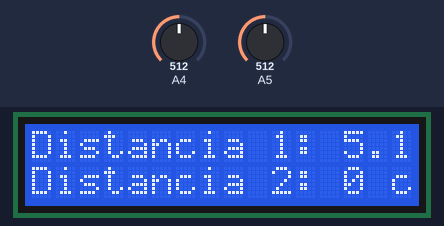
Recording of a sketch running on a simulated Arduino Uno, built with avr-gcc and run on an emulated ATmega328P. Parts: 16×2 character LCD. The test bench sets the inputs (shaded band); at power-on: A5 = 512, A4 = 512. What the sketch prints to the serial monitor is not drawn.

Above: at 1.2 s.
1.3 s: A5 set to 716
At 2.1 s:
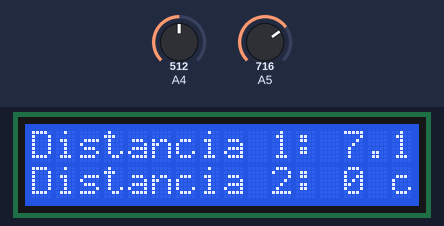
2.8 s: A5 set to 900
At 3.9 s:
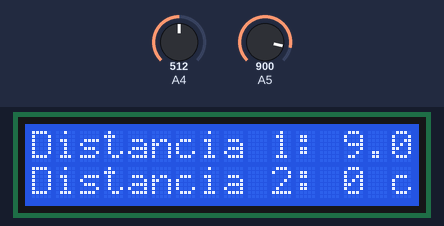
4.3 s: A5 set to 1023
At 5.5 s:
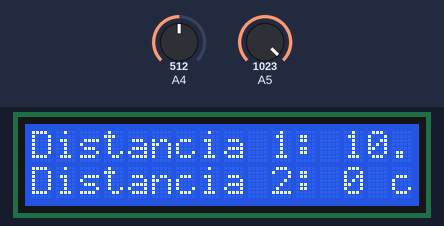
5.8 s: A5 set to 985
At 6.7 s:
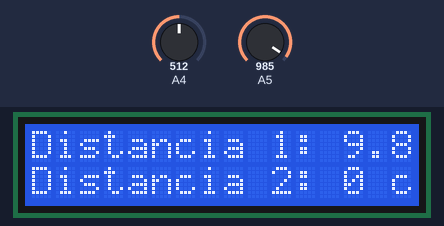
Timing chart, 0 to 8.4 s (numbered marks = the images above; inputs shaded):
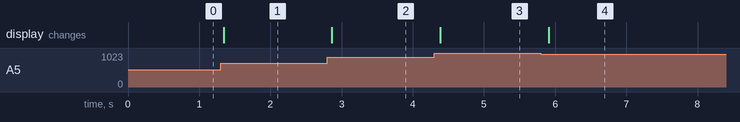

Measured:
- the behaviour switches between 1000 and 999 on A5 (found by bisection; images 3 and 4)
- after the input at 1.3 s, the display: changes after 0.05 s (image 1)
- after the input at 2.8 s, the display: changes after 0.06 s (image 2)
- after the input at 4.3 s, the display: changes after 0.08 s (image 3)
- after the input at 5.8 s, the display: changes after 0.11 s (image 4)

The sketch:

ahorasipotenci.ino
```cpp
#include <Wire.h>
#include <LCD.h>
#include <LiquidCrystal_I2C.h>
#include <Arduino_JSON.h>
#include <SoftwareSerial.h>

#define trigPin 13
#define echoPin 12

#define trig2Pin 11
#define echo2Pin 10

#define I2C_ADDR 0x27

LiquidCrystal_I2C lcd(I2C_ADDR, 2, 1, 0, 4, 5, 6, 7);

void setup() {
  Serial.begin(9600);
  lcd.begin(16, 2);
  lcd.setBacklightPin(3, POSITIVE);
  lcd.setBacklight(HIGH);
pinMode(A4, INPUT);
pinMode(A5, INPUT);
}

void loop() {
  double x=analogRead(A5);
  double serial1=x/100;
  double y=analogRead(A4);
double serial2=y/100;
  JSONVar myObject;
  myObject["serial1"] = serial1;
  myObject["serial2"] = 0;

  // Convertir el objeto JSON a una cadena
  String jsonString = JSON.stringify(myObject);

  // Imprime la cadena JSON en el puerto serie
  Serial.println(jsonString);

  // Imprimir en el LCD
  lcd.setCursor(0, 0);
  lcd.print("Distancia 1: ");
  lcd.print(serial1);
  lcd.print(" cm");

  lcd.setCursor(0, 1);
  lcd.print("Distancia 2: ");
  lcd.print(0);
  lcd.print(" cm");

  delay(100); // Espera antes de la siguiente lectura
}
```
